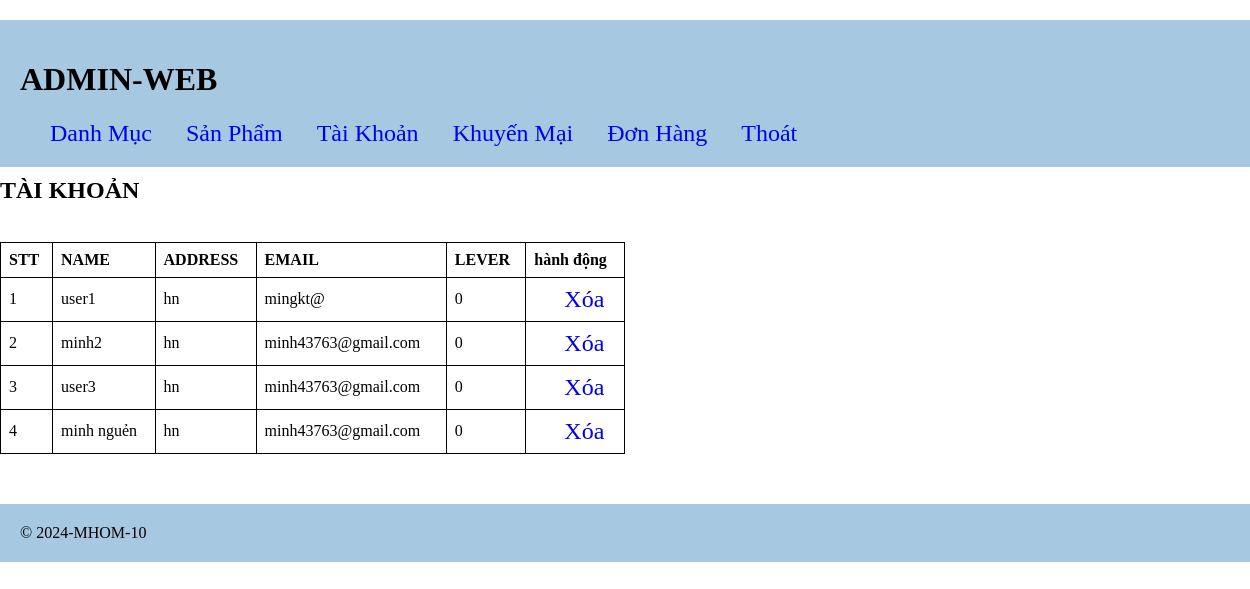
Screenshot of /product/admin/index.php?act=taikhoan (signed in) with the database file from the repository.
### tables this page shows
CREATE TABLE `tbl_user` (
  `id` tinyint(4) NOT NULL,
  `name` varchar(100) NOT NULL,
  `address` varchar(200) DEFAULT NULL,
  `email` varchar(200) DEFAULT NULL,
  `username` varchar(50) NOT NULL,
  `password` varchar(50) NOT NULL,
  `lever` tinyint(1) NOT NULL DEFAULT 0
);

### product/model/user.php (called while the page is built, shortened)
<?php
    function getAll_tk()
    {
        $conn=Connectdb();
        $stmt = $conn ->prepare("SELECT * FROM tbl_user WHERE lever=0" );
        $stmt->execute();
        $kq=$stmt->fetchAll();
        return $kq;
    }
?>

### product/admin/view/taikhoan.php (the view, shortened to what this page needs)
<div>
    <h2>TÀI KHOẢN</h2>
    <br>
    <table >
        <tr>
            <th>STT</th>
            <th>NAME</th>
            <th>ADDRESS</th>
            <th>EMAIL</th>
            <th>LEVER</th>
            <th>hành động</th>
        </tr>
        <?php
        if(isset($kq) && (count($kq)>0))
        {
            $i=1;
            foreach($kq as $tk)
            {
                echo '<tr>
                        <td>'.$i.'</td>
                        <td>'.$tk['name'].'</td>
                        <td>'.$tk['address'].'</td>
                        <td>'.$tk['email'].'</td>
                        <td>'.$tk['lever'].'</td>
                        <td>
                            <a href="index.php?act=deletetk&id='.$tk['id'].'">Xóa</a>
                        </td>
                </tr>';
                $i++;
            }
        }
        ?>
    </table>
</div>

### product/admin/view/header.php (style rules this page uses)
body { margin: 0; padding: 0; }
a { text-decoration: none; margin-left: 30px; font-size: 24px; }
table { width: 50%; border-collapse: collapse; }
th, td { border: 1px solid black; padding: 8px; text-align: left; }

### rows the page displays
tbl_user: name "user1", address "hn", email "mingkt@", lever "0"
tbl_user: name "minh2", address "hn", email "minh43763@gmail.com", lever "0"
tbl_user: name "user3", address "hn", email "minh43763@gmail.com", lever "0"
tbl_user: name "minh nguẻn", address "hn", email "minh43763@gmail.com", lever "0"
